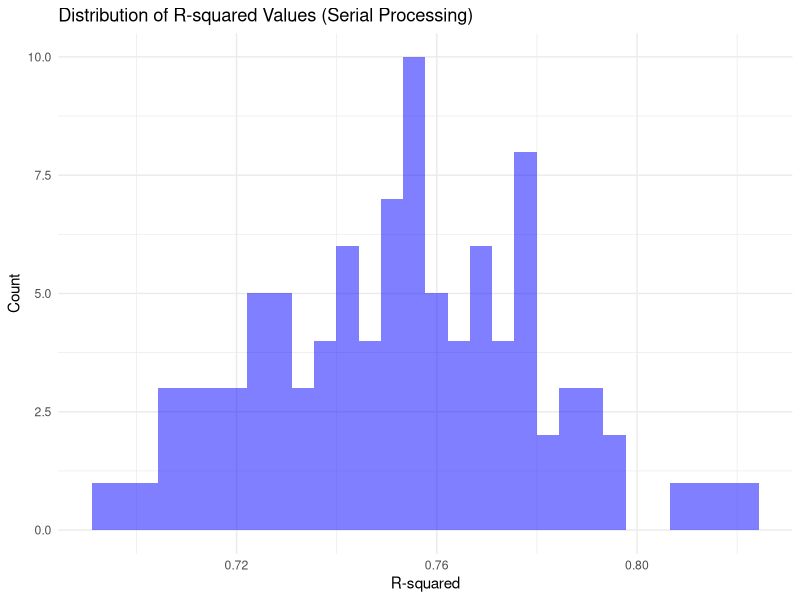

This figure's R source: (Note: this script raises an error after producing the figure.)
## ---- chunk 1
# load libraries

library(MASS)       # for data set 
library(parallel)  
library(doParallel) 
library(foreach)    # For parallel processing
library(ggplot2)    # For plotting
library(dplyr)    
library(glue)

# Q1 
set.seed(42)   # set seed = 42
data("Boston")

# Step 1: Generate 100 bootstrapped samples first
n_samples <- 100
n_rows <- nrow(Boston)
bootstrap_samples <- replicate(n_samples, 
                             sample(1:n_rows, replace = TRUE), 
                             simplify = FALSE)

# Function to fit GLM model and extract R-squared
fit_glm_and_get_rsquared <- function(indices) {
    sample_data <- Boston[indices, ]
    model <- glm(medv ~ ., data = sample_data, family = gaussian)
    rsq <- with(summary(model), 1 - deviance/null.deviance)
    return(rsq)
}

# Step 2: Serially fit models on each bootstrap sample
start_time <- Sys.time()
serial_results <- vector("numeric", n_samples)

for(i in 1:n_samples) {
    # Fit model on i-th bootstrap sample
    serial_results[i] <- fit_glm_and_get_rsquared(bootstrap_samples[[i]])
    }

end_time <- Sys.time()
serial_duration <- difftime(end_time, start_time, units = "secs")


# Print execution_time 
print(paste("Execution time:" ,serial_duration))

## ---- chunk 2
# Q3:Calc mean, IQR and plot the result 

# Calculate summary statistics for serial results
serial_stats <- list(
  mean = mean(serial_results),
  q1 = quantile(serial_results, 0.25),
  q3 = quantile(serial_results, 0.75),
  iqr = IQR(serial_results)
)

# Create plot for serial results
serial_plot <- ggplot(data.frame(R_squared = serial_results), aes(x = R_squared)) +
  geom_histogram(bins = 30, fill = "blue", alpha = 0.5) +
  theme_minimal() +
  labs(title = "Distribution of R-squared Values (Serial Processing)",
       x = "R-squared",
       y = "Count")

print(serial_plot)

glue("
Serial Processing Summary Statistics:
Mean R-squared: {serial_stats$mean}
Q1: {serial_stats$q1}
Q3: {serial_stats$q3}
IQR: {serial_stats$iqr}
")

## ---- chunk 3
#Q4 

# Set up parallel processing
#num_cores <- detectCores()  # Use all available cores
cl <- makeCluster(4)
registerDoParallel(cl)

# Parallel processing
start_time_parallel <- Sys.time()

parallel_results <- foreach(indices = bootstrap_samples, 
                          .combine = c,
                          .packages = c("MASS")) %dopar% {
    fit_glm_and_get_rsquared(indices)
}


end_time_parallel <- Sys.time()
parallel_duration <- difftime(end_time_parallel, start_time_parallel, units = "secs")

stopCluster(cl)

# Calculate summary statistics for parallel results
parallel_stats <- list(
  mean = mean(parallel_results),
  q1 = quantile(parallel_results, 0.25),
  q3 = quantile(parallel_results, 0.75),
  iqr = IQR(parallel_results)
)
# Create plot for Parallel results
parallel_plot <- ggplot(data.frame(R_squared = parallel_results), aes(x = R_squared)) +
  geom_histogram(bins = 30, fill = "Red", alpha = 0.5) +
  theme_minimal() +
  labs(title = "Distribution of R-squared Values (Parallel Processing)",
       x = "R-squared",
       y = "Count")

print(parallel_plot)

glue("
Parallel Processing Summary Statistics:
Mean R-squared: {parallel_stats$mean}
Q1: {parallel_stats$q1}
Q3: {parallel_stats$q3}
IQR: {parallel_stats$iqr}
")

## ---- chunk 4
# Q5
# Create comparison plot
plot_data <- data.frame(
  R_squared = c(serial_results, parallel_results),
  Method = rep(c("Serial", "Parallel"), each = n_samples)
)

comparison_plot <- ggplot(plot_data, aes(x = Method, y = R_squared, fill = Method)) +
  geom_violin(trim = FALSE) +
  geom_boxplot(width = 0.1, fill = "white") +
  theme_minimal() +
  labs(title = "Distribution of R-squared Values",
       subtitle = "Serial vs Parallel Processing",
       y = "R-squared",
       x = "Processing Method") +
  theme(legend.position = "none")

print(comparison_plot)

cat("\n Serial Process Summary SDtatistics: \n")
cat("Mean R-squared:", serial_stats$mean, "\n")
cat("Q1:", serial_stats$q1, "\n")
cat("Q3:", serial_stats$q3, "\n")
cat("IQR:", serial_stats$iqr, "\n")


# Print parallel statistics and timing comparison
cat("\nParallel Processing Summary Statistics:\n")
cat("Mean R-squared:", parallel_stats$mean, "\n")
cat("Q1:", parallel_stats$q1, "\n")
cat("Q3:", parallel_stats$q3, "\n")
cat("IQR:", parallel_stats$iqr, "\n")

cat("\nExecution Times:\n")
cat("Serial Processing:", serial_duration, "seconds\n")
cat("Parallel Processing:", parallel_duration, "seconds\n")
## ---- chunk 5
library(knitr)

# Create comparison data frame
stats_comparison <- data.frame(
    Metric = c("Mean R-squared", "Q1", "Q3", "IQR", "Execution Time (sec) "),
    Serial = c(serial_stats$mean, serial_stats$q1, serial_stats$q3, serial_stats$iqr, 
              as.numeric(serial_duration)),
    Parallel = c(parallel_stats$mean, parallel_stats$q1, parallel_stats$q3, parallel_stats$iqr,
                as.numeric(parallel_duration))
)

# Create table 
kable(stats_comparison, 
      digits = 4,
      caption = "Comparison of Serial and Parallel Processing")
